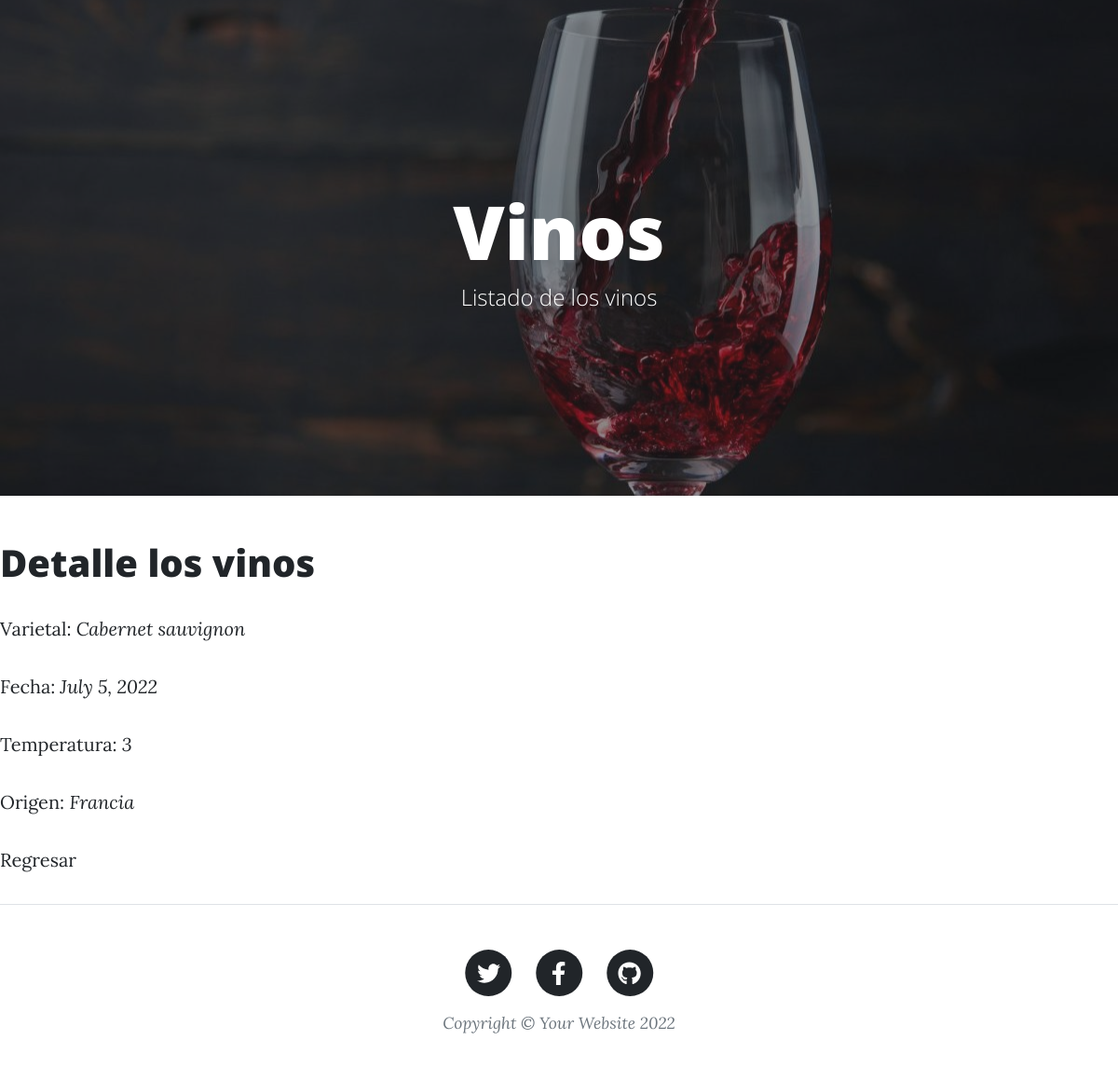
Screenshot of /AppBlog/vinos/9 with the database file from the repository.
### AppBlog/models.py (models this page shows, shortened)
class Vino(models.Model):
    varietal = models.CharField(max_length=40)
    origen = models.CharField(max_length=40)
    fecha = models.DateField()
    temperatura = models.IntegerField()

### AppBlog/views.py (the view)
# urls.py: path('vinos/<int:pk>',VinosDetalle.as_view(), name = 'vinosDetalle'),
class VinosDetalle(DetailView):
    model = Vino
    template_name = "AppBlog/vinosDetalle.html"

### AppBlog/template/AppBlog/vinosDetalle.html (shortened to what this page needs)
{% extends "AppBlog/padre_vinos.html" %}
{% load static %}
{% block contenidoQueCambia %}
<h1>Detalle los vinos</h1>
    <p>Varietal: <i>{{vino.varietal}}</i></p>
    <p>Fecha: <i>{{vino.fecha}}</i></p>
    <p>Temperatura: <i>{{vino.temperatura}}</i></p>
    <p>Origen: <i>{{vino.origen}}</i></p>
    <a href="{% url 'vinosLista' %}">Regresar</a>
{% endblock %}

### rows the page displays
Vino: varietal "Cabernet sauvignon", fecha "July 5, 2022", temperatura "3", origen "Francia"
